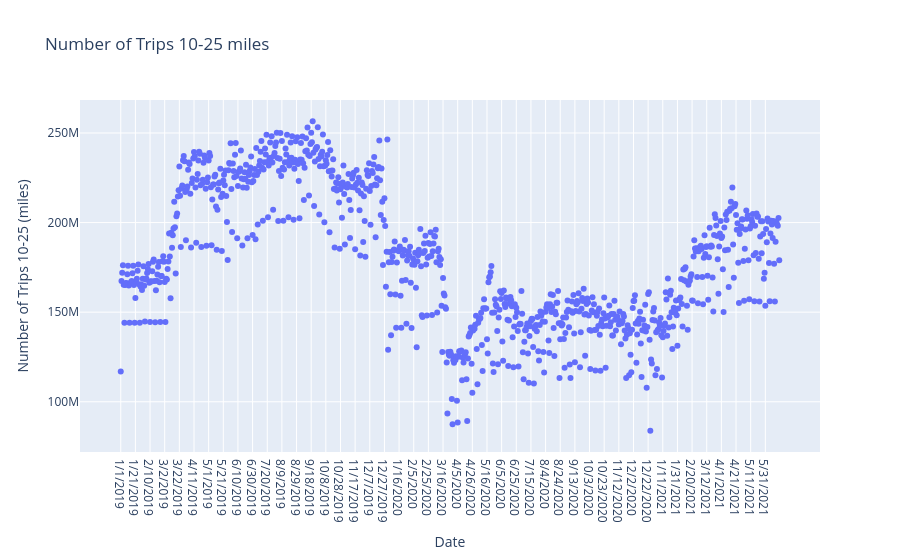

Write notebook code for a chart like this one.
### Code cell
trips_10_25 = px.scatter(x = compare['Date'], y = compare['Number of Trips 10-25'], title='Number of Trips 10-25 miles')
trips_10_25.update_layout(xaxis_title="Date", yaxis_title="Number of Trips 10-25 (miles)")
trips_10_25.show()

### Figure 1 — Plotly figure (JSON) as saved in the notebook; plotly's stock layout.template omitted (floating-point values rounded to 4 significant figures; data arrays with more than 128 entries replaced by an {"elided": "..."} marker saying what was removed)
{"data": [{"hovertemplate": "x=%{x}<br>y=%{y}<extra></extra>", "legendgroup": "", "marker": {"color": "#636efa", "symbol": "circle"}, "mode": "markers", "name": "", "orientation": "v", "showlegend": false, "type": "scatter", "x": {"elided": "900 str values"}, "xaxis": "x", "y": {"elided": "900 int values"}, "yaxis": "y"}], "layout": {"legend": {"tracegroupgap": 0}, "title": {"text": "Number of Trips 10-25 miles"}, "xaxis": {"anchor": "y", "domain": [0, 1], "title": {"text": "Date"}}, "yaxis": {"anchor": "x", "domain": [0, 1], "title": {"text": "Number of Trips 10-25 (miles)"}}}}
